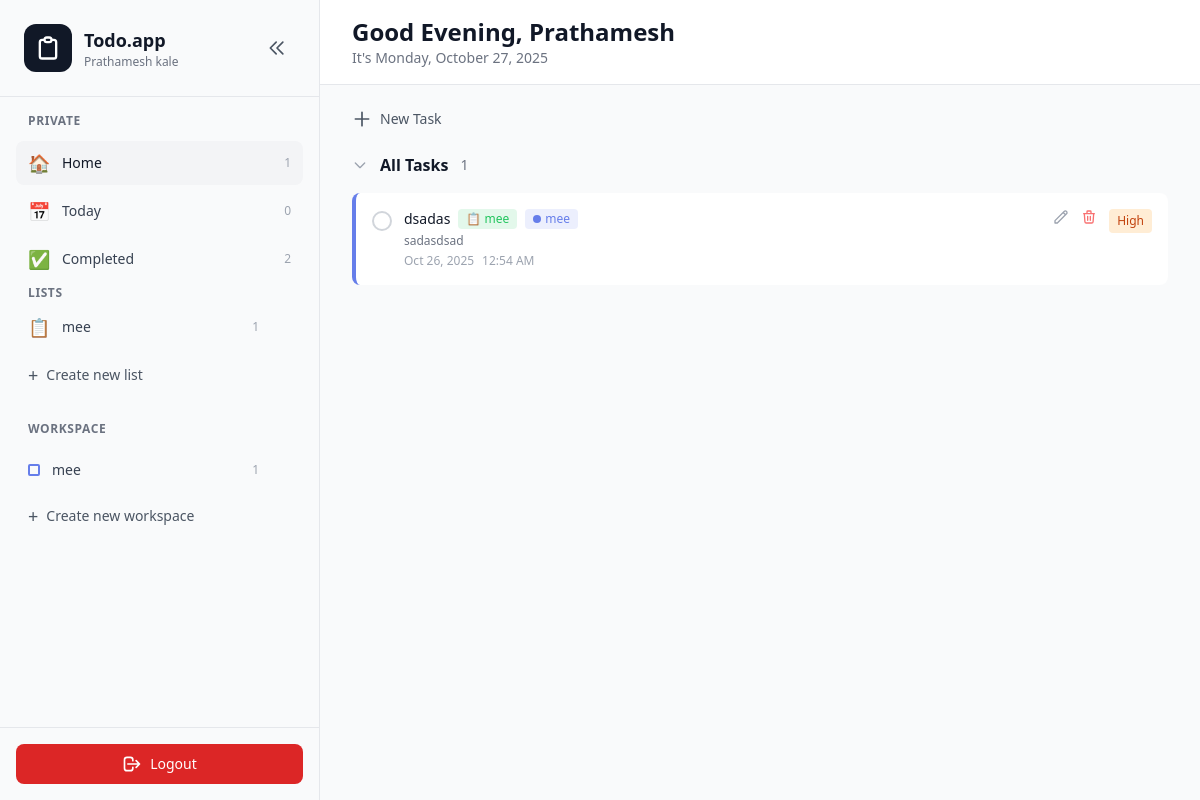
The app's page / (signed in), older data.
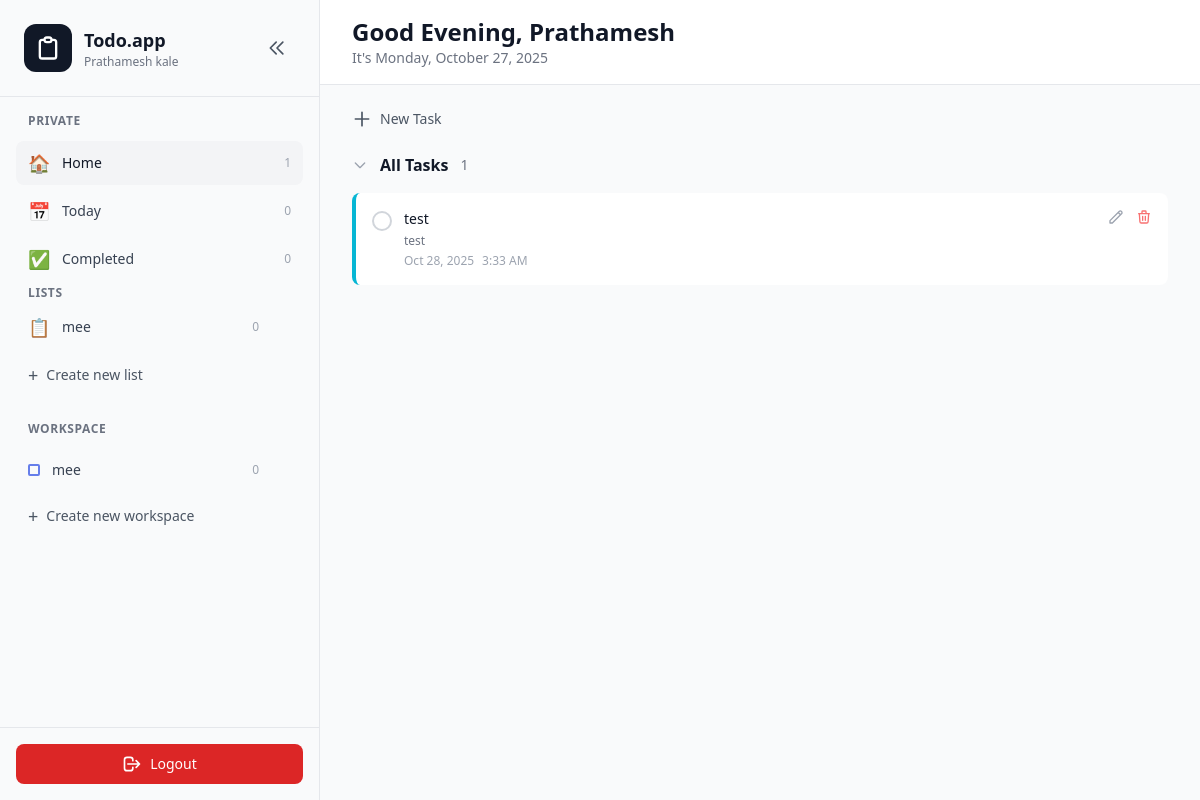
The same page, newer data.
### core/models.py (models this page shows, shortened)
class TaskList(models.Model):
    user = models.ForeignKey(User, on_delete=models.CASCADE, related_name='task_lists')
    name = models.CharField(max_length=100)
    icon = models.CharField(max_length=50, blank=True, null=True)
    color = models.CharField(max_length=7, default='#667eea')
    created_at = models.DateTimeField(auto_now_add=True)
    class Meta:
        ordering = ['created_at']

class Workspace(models.Model):
    user = models.ForeignKey(User, on_delete=models.CASCADE, related_name='workspaces')
    name = models.CharField(max_length=100)
    color = models.CharField(max_length=7, default='#667eea')
    created_at = models.DateTimeField(auto_now_add=True)
    class Meta:
        ordering = ['created_at']

class Todo(models.Model):
    STATUS_CHOICES = (
        ('pending', 'Pending'),
        ('completed', 'Completed'),
    )
    user = models.ForeignKey(User, on_delete=models.CASCADE, related_name='todos')
    task_list = models.ForeignKey(TaskList, on_delete=models.CASCADE, related_name='tasks', null=True, blank=True)
    workspace = models.ForeignKey(Workspace, on_delete=models.CASCADE, related_name='tasks', null=True, blank=True)
    title = models.CharField(max_length=255)
    description = models.TextField(blank=True, null=True)
    completed = models.BooleanField(default=False)
    status = models.CharField(max_length=20, choices=STATUS_CHOICES, default='pending')
    color = models.CharField(max_length=7, default='#667eea')
    due_date = models.DateField(null=True, blank=True)
    due_time = models.TimeField(null=True, blank=True)
    priority = models.IntegerField(default=0)
    reminder_task_id = models.CharField(max_length=255, blank=True, null=True)  # Stores Celery task ID
    created_at = models.DateTimeField(auto_now_add=True)
    updated_at = models.DateTimeField(auto_now=True)
    class Meta:
        ordering = ['-priority', '-created_at']

### core/views.py (the view)
# urls.py: path('', views.home, name='home'),
@login_required(login_url='login')
def home(request):
    from datetime import date
    today = date.today()
    all_tasks = Todo.objects.filter(user=request.user, completed=False)
    today_tasks_count = Todo.objects.filter(user=request.user, due_date=today, completed=False).count()
    completed_tasks = Todo.objects.filter(user=request.user, completed=True)
    task_lists = TaskList.objects.filter(user=request.user)
    workspaces = Workspace.objects.filter(user=request.user)
    context = {
        'all_tasks': all_tasks,
        'completed_tasks': completed_tasks,
        'task_lists': task_lists,
        'workspaces': workspaces,
        'today_tasks_count': today_tasks_count,
        'completed_tasks_count': completed_tasks.count(),
        'all_tasks_count': all_tasks.count(),
    }
    return render(request, 'core/home.html', context)

### templates/core/home.html (shortened to what the changed rows need)
{% extends 'base.html' %}
{% block content %}
<main class="flex-1 flex flex-col overflow-hidden">
        <header class="bg-white border-b border-gray-200 px-8 py-4">
            <div class="flex items-center justify-between">
                <div>
                    <h1 id="greeting" class="text-2xl font-bold text-gray-900"></h1>
                </div>
            </div>
        </header>
        <div class="flex-1 overflow-y-auto bg-gray-50 px-8 py-6">
            <div class="mb-6">
                <div class="flex items-center space-x-3 mb-4">
                    <h2 class="text-base font-semibold text-gray-900">All Tasks</h2>
                </div>
                <div class="space-y-2">
                    {% for task in all_tasks %}
                    <div class="group flex items-start space-x-3 bg-white rounded-lg p-4 hover:shadow-sm transition border-l-4 border-transparent hover:border-gray-200" data-task-id="{{ task.id }}" style="border-left-color: {{ task.color }};">
                        <button class="mt-0.5 flex-shrink-0 toggle-task" data-task-id="{{ task.id }}">
                            {% if task.completed %}
                            <div class="w-5 h-5 rounded-full bg-gray-900 flex items-center justify-center">
                                <svg class="w-3 h-3 text-white" fill="none" stroke="currentColor" viewBox="0 0 24 24">
                                    <path stroke-linecap="round" stroke-linejoin="round" stroke-width="3" d="M5 13l4 4L19 7"></path>
                                </svg>
                            </div>
                            {% else %}
                            <div class="w-5 h-5 rounded-full border-2 border-gray-300 hover:border-gray-400 transition"></div>
                            {% endif %}
                        </button>
                        <div class="flex-1 min-w-0">
                            <div class="flex items-center gap-2">
                                <p class="text-sm {% if task.completed %}text-gray-400 line-through{% else %}text-gray-900{% endif %}">
                                    {{ task.title }}
                                </p>
                                {% if task.task_list %}
                                <span class="inline-flex items-center gap-1 px-2 py-0.5 rounded text-xs" style="background-color: {{ task.task_list.color }}20; color: {{ task.task_list.color }};">
                                    {{ task.task_list.icon|default:"📋" }} {{ task.task_list.name }}
                                </span>
                                {% endif %}
                                {% if task.workspace %}
                                <span class="inline-flex items-center gap-1 px-2 py-0.5 rounded text-xs" style="background-color: {{ task.workspace.color }}20; color: {{ task.workspace.color }};">
                                    <span class="w-2 h-2 rounded-full" style="background-color: {{ task.workspace.color }};"></span> {{ task.workspace.name }}
                                </span>
                                {% endif %}
                            </div>
                            {% if task.description %}
                            <p class="text-xs text-gray-500 mt-1">{{ task.description }}</p>
                            {% endif %}
                            <div class="flex items-center gap-2 mt-1">
                                {% if task.due_date %}
                                <p class="text-xs text-gray-400">{{ task.due_date|date:"M d, Y" }}</p>
                                {% endif %}
                                {% if task.due_time %}
                                <p class="text-xs text-gray-400">{{ task.due_time|time:"g:i A" }}</p>
                                {% endif %}
                            </div>
                        </div>
                        <button class="edit-task text-gray-400 hover:text-gray-600" data-task-id="{{ task.id }}">
                            <svg class="w-4 h-4" fill="none" stroke="currentColor" viewBox="0 0 24 24">
                                <path stroke-linecap="round" stroke-linejoin="round" stroke-width="2" d="M15.232 5.232l3.536 3.536m-2.036-5.036a2.5 2.5 0 113.536 3.536L6.5 21.036H3v-3.572L16.732 3.732z"></path>
                            </svg>
                        </button>
                        <button class="delete-task text-red-400 hover:text-red-600" data-task-id="{{ task.id }}">
                            <svg class="w-4 h-4" fill="none" stroke="currentColor" viewBox="0 0 24 24">
                                <path stroke-linecap="round" stroke-linejoin="round" stroke-width="2" d="M19 7l-.867 12.142A2 2 0 0116.138 21H7.862a2 2 0 01-1.995-1.858L5 7m5 4v6m4-6v6m1-10V4a1 1 0 00-1-1h-4a1 1 0 00-1 1v3M4 7h16"></path>
                            </svg>
                        </button>
                        {% if task.priority > 0 %}
                        <span class="text-xs px-2 py-1 rounded
                            {% if task.priority == 3 %}bg-red-100 text-red-700
                            {% elif task.priority == 2 %}bg-orange-100 text-orange-700
                            {% elif task.priority == 1 %}bg-yellow-100 text-yellow-700
                            {% else %}bg-gray-100 text-gray-500{% endif %}">
                            {% if task.priority == 3 %}Urgent
                            {% elif task.priority == 2 %}High
                            {% elif task.priority == 1 %}Medium
                            {% else %}Low{% endif %}
                        </span>
                        {% endif %}
                    </div>
                    {% empty %}
                    <div class="text-center py-8 text-gray-400">
                        <p>No tasks yet. Create your first task!</p>
                    </div>
                    {% endfor %}
                </div>
            </div>
        </div>
    </main>
{% endblock %}

### templates/base.html (shortened to what the changed rows need)
<!DOCTYPE html>
<html lang="en">
<head>
    <script src="https://cdn.tailwindcss.com"></script>
</head>
<body class="bg-gray-900 text-white">
    <div class="flex h-screen bg-white overflow-hidden">
        <aside id="sidebar" class="w-80 md:w-80 bg-gray-50 border-r border-gray-200 flex flex-col transition-all duration-300 relative">
            <div class="p-6 border-b border-gray-200 flex items-center justify-between">
                <div class="flex items-center space-x-3 overflow-hidden">
                    <div class="sidebar-text">
                        <h1 class="text-lg font-semibold text-gray-900 whitespace-nowrap">Todo.app</h1>
                    </div>
                </div>
            </div>
            <div class="flex-1 overflow-y-auto py-4 px-4">
                <div class="mb-6">
                    <nav class="space-y-1">
                        <a href="{% url 'completed_tasks' %}" class="flex items-center justify-between px-3 py-2 text-sm font-medium {% if request.resolver_match.url_name == 'completed_tasks' %}bg-gray-100 text-gray-900{% else %}text-gray-700 hover:bg-gray-100{% endif %} rounded-lg transition group">
                            <div class="flex items-center space-x-3">
                                <span class="text-lg sidebar-icon">✅</span>
                                <span class="sidebar-text">Completed</span>
                            </div>
                            <span class="sidebar-count text-xs text-gray-400">{{ completed_tasks_count|default:0 }}</span>
                        </a>
                        {% for task_list in task_lists %}
                        <div class="relative flex items-center justify-between px-3 py-2 text-sm font-medium text-gray-700 rounded-lg hover:bg-gray-100 transition group ">
                            <a href="{% url 'task_list_view' task_list.id %}" class="flex items-center space-x-3 flex-1 min-w-0">
                                <span class="text-lg sidebar-icon flex-shrink-0">{{ task_list.icon|default:"📋" }}</span>
                                <span class="sidebar-text truncate">{{ task_list.name }}</span>
                            </a>
                            <div class="flex items-center gap-2 flex-shrink-0">
                                <span class="sidebar-count text-xs text-gray-400 group-hover:hidden">{{ task_list.tasks.count }}</span>
                                <div class="relative">
                                </div>
                            </div>
                        </div>
                        {% endfor %}
                    </nav>
                </div>
                <div>
                    <nav class="space-y-1">
                        {% for workspace in workspaces %}
                        <div class="relative flex items-center justify-between px-3 py-2 text-sm font-medium text-gray-700 rounded-lg hover:bg-gray-100 transition group ">
                            <a href="{% url 'workspace_view' workspace.id %}" class="flex items-center space-x-3 flex-1 min-w-0">
                                <span class="w-3 h-3 rounded-sm border-2 flex-shrink-0 sidebar-icon" style="border-color: {{ workspace.color }}"></span>
                                <span class="sidebar-text truncate">{{ workspace.name }}</span>
                            </a>
                            <div class="flex items-center gap-2 flex-shrink-0">
                                <span class="sidebar-count text-xs text-gray-400 group-hover:hidden">{{ workspace.tasks.count }}</span>
                                <div class="relative">
                                </div>
                            </div>
                        </div>
                        {% endfor %}
                    </nav>
                </div>
            </div>
        </aside>
        {% block content %}{% endblock %}
    </div>
</body>
</html>

Row changes from the older to the newer data that the page shows:
removed Todo: completed False (drawn), title "dsadas", task_list.icon "📋", task_list.name "mee", workspace.name "mee", description "sadasdsad", due_date "Oct 26, 2025", due_time "12:54 AM", priority "High"
computed for TaskList "mee": tasks.count "1" → "0"
computed for Workspace "mee": tasks.count "1" → "0"
added Todo: completed False (drawn), title "test", description "test", due_date "Oct 28, 2025", due_time "3:33 AM"
Text that changed along with them:
{{ completed_tasks_count|default:0 }}: "2" → "0"
